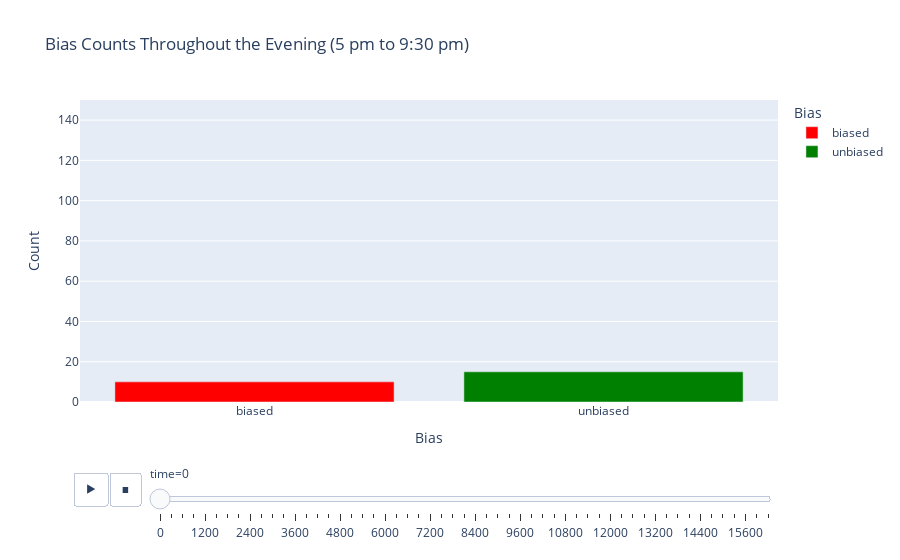

Notebook source saved alongside this figure:
### Code cell
fig = px.bar(
    bias_5min,
    x='bias',
    y='count',
    color='bias',
    color_discrete_sequence=['red', 'green'],
    animation_frame='time',
    labels={
        'bias': 'Bias',
        'count': 'Count'
    },
    title='Bias Counts Throughout the Evening (5 pm to 9:30 pm)'
)
fig.update_layout(yaxis_range=[0, 150])
fig.show()

### Figure 1 — Plotly figure (JSON) as saved in the notebook; plotly's stock layout.template omitted (floating-point values rounded to 4 significant figures)
{"data": [{"alignmentgroup": "True", "hovertemplate": "Bias=%{x}<br>time=0<br>Count=%{y}<extra></extra>", "legendgroup": "biased", "marker": {"color": "red", "pattern": {"shape": ""}}, "name": "biased", "offsetgroup": "biased", "orientation": "v", "showlegend": true, "textposition": "auto", "type": "bar", "x": ["biased"], "xaxis": "x", "y": [10], "yaxis": "y"}, {"alignmentgroup": "True", "hovertemplate": "Bias=%{x}<br>time=0<br>Count=%{y}<extra></extra>", "legendgroup": "unbiased", "marker": {"color": "green", "pattern": {"shape": ""}}, "name": "unbiased", "offsetgroup": "unbiased", "orientation": "v", "showlegend": true, "textposition": "auto", "type": "bar", "x": ["unbiased"], "xaxis": "x", "y": [15], "yaxis": "y"}], "layout": {"barmode": "relative", "legend": {"title": {"text": "Bias"}, "tracegroupgap": 0}, "sliders": [{"active": 0, "currentvalue": {"prefix": "time="}, "len": 0.9, "pad": {"b": 10, "t": 60}, "steps": [{"args": [["0"], {"frame": {"duration": 0, "redraw": true}, "fromcurrent": true, "mode": "immediate", "transition": {"duration": 0, "easing": "linear"}}], "label": "0", "method": "animate"}, {"args": [["300"], {"frame": {"duration": 0, "redraw": true}, "fromcurrent": true, "mode": "immediate", "transition": {"duration": 0, "easing": "linear"}}], "label": "300", "method": "animate"}, {"args": [["600"], {"frame": {"duration": 0, "redraw": true}, "fromcurrent": true, "mode": "immediate", "transition": {"duration": 0, "easing": "linear"}}], "label": "600", "method": "animate"}, {"args": [["900"], {"frame": {"duration": 0, "redraw": true}, "fromcurrent": true, "mode": "immediate", "transition": {"duration": 0, "easing": "linear"}}], "label": "900", "method": "animate"}, {"args": [["1200"], {"frame": {"duration": 0, "redraw": true}, "fromcurrent": true, "mode": "immediate", "transition": {"duration": 0, "easing": "linear"}}], "label": "1200", "method": "animate"}, {"args": [["1500"], {"frame": {"duration": 0, "redraw": true}, "fromcurrent": true, "mode": "immediate", "transition": {"duration": 0, "easing": "linear"}}], "label": "1500", "method": "animate"}, {"args": [["1800"], {"frame": {"duration": 0, "redraw": true}, "fromcurrent": true, "mode": "immediate", "transition": {"duration": 0, "easing": "linear"}}], "label": "1800", "method": "animate"}, {"args": [["2100"], {"frame": {"duration": 0, "redraw": true}, "fromcurrent": true, "mode": "immediate", "transition": {"duration": 0, "easing": "linear"}}], "label": "2100", "method": "animate"}, {"args": [["2400"], {"frame": {"duration": 0, "redraw": true}, "fromcurrent": true, "mode": "immediate", "transition": {"duration": 0, "easing": "linear"}}], "label": "2400", "method": "animate"}, {"args": [["2700"], {"frame": {"duration": 0, "redraw": true}, "fromcurrent": true, "mode": "immediate", "transition": {"duration": 0, "easing": "linear"}}], "label": "2700", "method": "animate"}, {"args": [["3000"], {"frame": {"duration": 0, "redraw": true}, "fromcurrent": true, "mode": "immediate", "transition": {"duration": 0, "easing": "linear"}}], "label": "3000", "method": "animate"}, {"args": [["3300"], {"frame": {"duration": 0, "redraw": true}, "fromcurrent": true, "mode": "immediate", "transition": {"duration": 0, "easing": "linear"}}], "label": "3300", "method": "animate"}, {"args": [["3600"], {"frame": {"duration": 0, "redraw": true}, "fromcurrent": true, "mode": "immediate", "transition": {"duration": 0, "easing": "linear"}}], "label": "3600", "method": "animate"}, {"args": [["3900"], {"frame": {"duration": 0, "redraw": true}, "fromcurrent": true, "mode": "immediate", "transition": {"duration": 0, "easing": "linear"}}], "label": "3900", "method": "animate"}, {"args": [["4200"], {"frame": {"duration": 0, "redraw": true}, "fromcurrent": true, "mode": "immediate", "transition": {"duration": 0, "easing": "linear"}}], "label": "4200", "method": "animate"}, {"args": [["4500"], {"frame": {"duration": 0, "redraw": true}, "fromcurrent": true, "mode": "immediate", "transition": {"duration": 0, "easing": "linear"}}], "label": "4500", "method": "animate"}, {"args": [["4800"], {"frame": {"duration": 0, "redraw": true}, "fromcurrent": true, "mode": "immediate", "transition": {"duration": 0, "easing": "linear"}}], "label": "4800", "method": "animate"}, {"args": [["5100"], {"frame": {"duration": 0, "redraw": true}, "fromcurrent": true, "mode": "immediate", "transition": {"duration": 0, "easing": "linear"}}], "label": "5100", "method": "animate"}, {"args": [["5400"], {"frame": {"duration": 0, "redraw": true}, "fromcurrent": true, "mode": "immediate", "transition": {"duration": 0, "easing": "linear"}}], "label": "5400", "method": "animate"}, {"args": [["5700"], {"frame": {"duration": 0, "redraw": true}, "fromcurrent": true, "mode": "immediate", "transition": {"duration": 0, "easing": "linear"}}], "label": "5700", "method": "animate"}, {"args": [["6000"], {"frame": {"duration": 0, "redraw": true}, "fromcurrent": true, "mode": "immediate", "transition": {"duration": 0, "easing": "linear"}}], "label": "6000", "method": "animate"}, {"args": [["6300"], {"frame": {"duration": 0, "redraw": true}, "fromcurrent": true, "mode": "immediate", "transition": {"duration": 0, "easing": "linear"}}], "label": "6300", "method": "animate"}, {"args": [["6600"], {"frame": {"duration": 0, "redraw": true}, "fromcurrent": true, "mode": "immediate", "transition": {"duration": 0, "easing": "linear"}}], "label": "6600", "method": "animate"}, {"args": [["6900"], {"frame": {"duration": 0, "redraw": true}, "fromcurrent": true, "mode": "immediate", "transition": {"duration": 0, "easing": "linear"}}], "label": "6900", "method": "animate"}, {"args": [["7200"], {"frame": {"duration": 0, "redraw": true}, "fromcurrent": true, "mode": "immediate", "transition": {"duration": 0, "easing": "linear"}}], "label": "7200", "method": "animate"}, {"args": [["7500"], {"frame": {"duration": 0, "redraw": true}, "fromcurrent": true, "mode": "immediate", "transition": {"duration": 0, "easing": "linear"}}], "label": "7500", "method": "animate"}, {"args": [["7800"], {"frame": {"duration": 0, "redraw": true}, "fromcurrent": true, "mode": "immediate", "transition": {"duration": 0, "easing": "linear"}}], "label": "7800", "method": "animate"}, {"args": [["8100"], {"frame": {"duration": 0, "redraw": true}, "fromcurrent": true, "mode": "immediate", "transition": {"duration": 0, "easing": "linear"}}], "label": "8100", "method": "animate"}, {"args": [["8400"], {"frame": {"duration": 0, "redraw": true}, "fromcurrent": true, "mode": "immediate", "transition": {"duration": 0, "easing": "linear"}}], "label": "8400", "method": "animate"}, {"args": [["8700"], {"frame": {"duration": 0, "redraw": true}, "fromcurrent": true, "mode": "immediate", "transition": {"duration": 0, "easing": "linear"}}], "label": "8700", "method": "animate"}, {"args": [["9000"], {"frame": {"duration": 0, "redraw": true}, "fromcurrent": true, "mode": "immediate", "transition": {"duration": 0, "easing": "linear"}}], "label": "9000", "method": "animate"}, {"args": [["9300"], {"frame": {"duration": 0, "redraw": true}, "fromcurrent": true, "mode": "immediate", "transition": {"duration": 0, "easing": "linear"}}], "label": "9300", "method": "animate"}, {"args": [["9600"], {"frame": {"duration": 0, "redraw": true}, "fromcurrent": true, "mode": "immediate", "transition": {"duration": 0, "easing": "linear"}}], "label": "9600", "method": "animate"}, {"args": [["9900"], {"frame": {"duration": 0, "redraw": true}, "fromcurrent": true, "mode": "immediate", "transition": {"duration": 0, "easing": "linear"}}], "label": "9900", "method": "animate"}, {"args": [["10200"], {"frame": {"duration": 0, "redraw": true}, "fromcurrent": true, "mode": "immediate", "transition": {"duration": 0, "easing": "linear"}}], "label": "10200", "method": "animate"}, {"args": [["10500"], {"frame": {"duration": 0, "redraw": true}, "fromcurrent": true, "mode": "immediate", "transition": {"duration": 0, "easing": "linear"}}], "label": "10500", "method": "animate"}, {"args": [["10800"], {"frame": {"duration": 0, "redraw": true}, "fromcurrent": true, "mode": "immediate", "transition": {"duration": 0, "easing": "linear"}}], "label": "10800", "method": "animate"}, {"args": [["11100"], {"frame": {"duration": 0, "redraw": true}, "fromcurrent": true, "mode": "immediate", "transition": {"duration": 0, "easing": "linear"}}], "label": "11100", "method": "animate"}, {"args": [["11400"], {"frame": {"duration": 0, "redraw": true}, "fromcurrent": true, "mode": "immediate", "transition": {"duration": 0, "easing": "linear"}}], "label": "11400", "method": "animate"}, {"args": [["11700"], {"frame": {"duration": 0, "redraw": true}, "fromcurrent": true, "mode": "immediate", "transition": {"duration": 0, "easing": "linear"}}], "label": "11700", "method": "animate"}, {"args": [["12000"], {"frame": {"duration": 0, "redraw": true}, "fromcurrent": true, "mode": "immediate", "transition": {"duration": 0, "easing": "linear"}}], "label": "12000", "method": "animate"}, {"args": [["12300"], {"frame": {"duration": 0, "redraw": true}, "fromcurrent": true, "mode": "immediate", "transition": {"duration": 0, "easing": "linear"}}], "label": "12300", "method": "animate"}, {"args": [["12600"], {"frame": {"duration": 0, "redraw": true}, "fromcurrent": true, "mode": "immediate", "transition": {"duration": 0, "easing": "linear"}}], "label": "12600", "method": "animate"}, {"args": [["12900"], {"frame": {"duration": 0, "redraw": true}, "fromcurrent": true, "mode": "immediate", "transition": {"duration": 0, "easing": "linear"}}], "label": "12900", "method": "animate"}, {"args": [["13200"], {"frame": {"duration": 0, "redraw": true}, "fromcurrent": true, "mode": "immediate", "transition": {"duration": 0, "easing": "linear"}}], "label": "13200", "method": "animate"}, {"args": [["13500"], {"frame": {"duration": 0, "redraw": true}, "fromcurrent": true, "mode": "immediate", "transition": {"duration": 0, "easing": "linear"}}], "label": "13500", "method": "animate"}, {"args": [["13800"], {"frame": {"duration": 0, "redraw": true}, "fromcurrent": true, "mode": "immediate", "transition": {"duration": 0, "easing": "linear"}}], "label": "13800", "method": "animate"}, {"args": [["14100"], {"frame": {"duration": 0, "redraw": true}, "fromcurrent": true, "mode": "immediate", "transition": {"duration": 0, "easing": "linear"}}], "label": "14100", "method": "animate"}, {"args": [["14400"], {"frame": {"duration": 0, "redraw": true}, "fromcurrent": true, "mode": "immediate", "transition": {"duration": 0, "easing": "linear"}}], "label": "14400", "method": "animate"}, {"args": [["14700"], {"frame": {"duration": 0, "redraw": true}, "fromcurrent": true, "mode": "immediate", "transition": {"duration": 0, "easing": "linear"}}], "label": "14700", "method": "animate"}, {"args": [["15000"], {"frame": {"duration": 0, "redraw": true}, "fromcurrent": true, "mode": "immediate", "transition": {"duration": 0, "easing": "linear"}}], "label": "15000", "method": "animate"}, {"args": [["15300"], {"frame": {"duration": 0, "redraw": true}, "fromcurrent": true, "mode": "immediate", "transition": {"duration": 0, "easing": "linear"}}], "label": "15300", "method": "animate"}, {"args": [["15600"], {"frame": {"duration": 0, "redraw": true}, "fromcurrent": true, "mode": "immediate", "transition": {"duration": 0, "easing": "linear"}}], "label": "15600", "method": "animate"}, {"args": [["15900"], {"frame": {"duration": 0, "redraw": true}, "fromcurrent": true, "mode": "immediate", "transition": {"duration": 0, "easing": "linear"}}], "label": "15900", "method": "animate"}, {"args": [["16200"], {"frame": {"duration": 0, "redraw": true}, "fromcurrent": true, "mode": "immediate", "transition": {"duration": 0, "easing": "linear"}}], "label": "16200", "method": "animate"}], "x": 0.1, "xanchor": "left", "y": 0, "yanchor": "top"}], "title": {"text": "Bias Counts Throughout the Evening (5 pm to 9:30 pm)"}, "updatemenus": [{"buttons": [{"args": [null, {"frame": {"duration": 500, "redraw": true}, "fromcurrent": true, "mode": "immediate", "transition": {"duration": 500, "easing": "linear"}}], "label": "&#9654;", "method": "animate"}, {"args": [[null], {"frame": {"duration": 0, "redraw": true}, "fromcurrent": true, "mode": "immediate", "transition": {"duration": 0, "easing": "linear"}}], "label": "&#9724;", "method": "animate"}], "direction": "left", "pad": {"r": 10, "t": 70}, "showactive": false, "type": "buttons", "x": 0.1, "xanchor": "right", "y": 0, "yanchor": "top"}], "xaxis": {"anchor": "y", "categoryarray": ["biased", "unbiased"], "categoryorder": "array", "domain": [0, 1], "title": {"text": "Bias"}}, "yaxis": {"anchor": "x", "domain": [0, 1], "range": [0, 150], "title": {"text": "Count"}}}}
